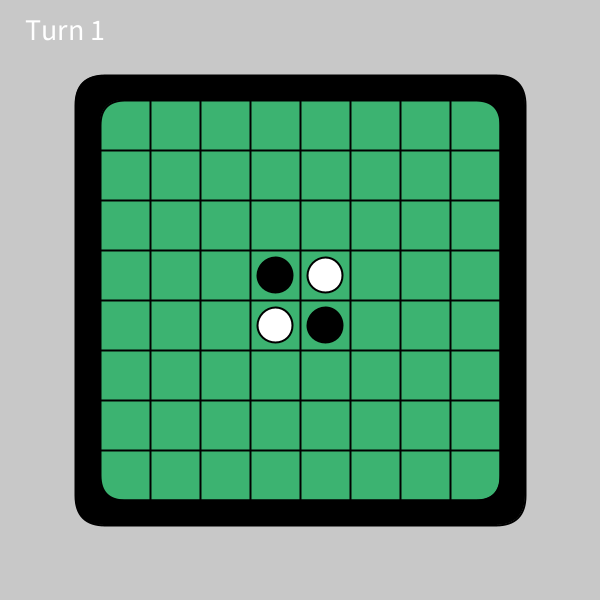
Frame 1 (no input)
Frame 60 (the mouse pressed at the canvas centre just before this capture): identical to frame 1, image omitted
Frame 120 (the mouse held since frame 60 and released just before this capture): identical to frame 1, image omitted

The Processing sketch that drew this single still picture (run headless with seeded random() and noise(); from frame 60 on, the mouse is pressed at the canvas centre):

// Processing sketch: Othello
// ── Othello.pde
Board board;

void setup() {
  size(600,600);
  board = new Board();
}

void draw() {
  background(200);
  board.display();
  fill(255);
  textSize(30);
  text("Turn " + TURN, 25, 40);
}

void mousePressed() {
  board.placeDisc(mouseX, mouseY);
}

// ── Board.pde
color GREEN = color(60,179,113);
int TURN = 1;

class Board {
  
  Disc[][] board;
  color turn;
  
  Board() {
    int x = 125;
    int y = 125;
    board = new Disc[8][8];
    for (int i = 0; i < 8; i++) {
      for (int j = 0; j < 8; j++) {
        board[i][j] = new Disc(x + 50 * i, y + 50 * j, BLANK);
      }
    }
    board[3][3].c = BLACK; 
    board[3][4].c = WHITE;
    board[4][3].c = WHITE;
    board[4][4].c = BLACK;
  }
  
  void display() {
    rectMode(CORNERS);
    stroke(0);
    strokeWeight(2);
    fill(BLACK);
    rect(75,75,525,525,30,30,30,30);
    fill(GREEN);
    rect(100,100,500,500,25,25,25,25);
    for (int i = 150; i <= 500; i += 50) {
      line(i,100,i,500);
    }
    for (int i = 150; i <= 500; i += 50) {
      line(100,i,500,i);
    }
    for (int i = 0; i < 8; i++) {
      for (int j = 0; j < 8; j++) {
        board[i][j].display();
      }
    }
  }
  
  void placeDisc(int x, int y) {
    if (TURN % 2 == 1) {
      turn = BLACK;
    } else {
      turn = WHITE;
    }
    for (int i = 0; i < 8; i++) {
      for (int j = 0; j < 8; j++) {
        if ((abs(board[i][j].x - x) < 25) && 
            (abs(board[i][j].y - y) < 25) && 
            (board[i][j].c == BLANK)) {
              board[i][j].c = turn;
              checkLeft(i,j);
              TURN++;
            }
      }
    }
  }
  
  void checkLeft(int x, int y) {
    boolean legal = false;
    int h = -1;
    for (int i = x-1, j = y; i >= 0; i--) {
      if (board[i][j].c == turn) {
        legal = true;
        h = i;
        break;
      }
    }
    println(legal);
    if (legal) {
      for (int i = x-1, j = y; i != h; i--) {
        board[i][j].flip();
      }
    }
  }
  
  
  
}

// ── Disc.pde
color WHITE = color(255);
color BLACK = color(0);
color BLANK = color(1,1,1,0);

class Disc {
  
  int x, y;
  color c;
  
  Disc(int x, int y, color c) {
    this.x = x;
    this.y = y;
    this.c = c;
  }
  
  void display() {
    stroke(0);
    strokeWeight(2);
    if (c == BLANK) {
      noStroke();
    }
    fill(c);
    circle(x, y, 35);
  }
  
  void flip() {
    if (c == WHITE) {
      c = BLACK;
    } else {
      c = WHITE;
    }
  }
  
}
